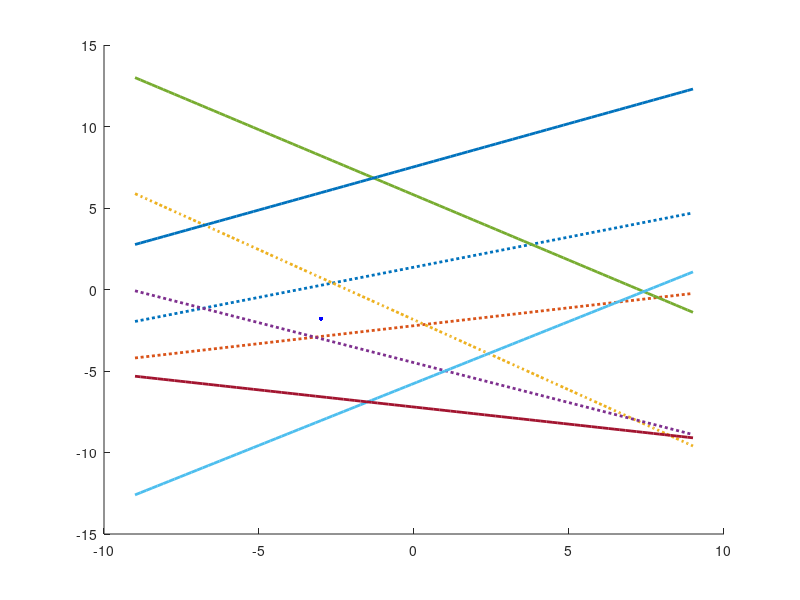

Source code (MATLAB): (Note: this script raises an error after producing the figure.)
clear;
clc;
close all;
rng default;
%% single stage simulation;
f_sim = [-3 -1.8];
number_of_lines = 8;
slope_cp = [0.37, 0.22, -0.86, -0.49, -0.80, 0.76, -0.21, 0.53];
offset_cp = [1.37, -2.22, -1.86, -4.49, 5.80, -5.76, -7.21, 7.53];
x = linspace(-9, 9);
l_cp = zeros(length(slope_cp), length(x));
Polyhedron_cp = zeros(4, 2);
figure_cp = figure;
hold on;
plot(f_sim(1), f_sim(2), '.b', 'markersize', 10);

for i = 1:number_of_lines
    l_cp(i, :) = slope_cp(i) * x + offset_cp(i);

    if i < 5
        plot(x, l_cp(i, :), ':', 'LineWidth', 2);
    else
        plot(x, l_cp(i, :), 'LineWidth', 2);
    end

end

Polyhedron_cp(1, :) = InterX([x; l_cp(1, :)], [x; l_cp(3, :)]);
Polyhedron_cp(2, :) = InterX([x; l_cp(1, :)], [x; l_cp(4, :)]);
Polyhedron_cp(3, :) = InterX([x; l_cp(2, :)], [x; l_cp(4, :)]);
Polyhedron_cp(4, :) = InterX([x; l_cp(2, :)], [x; l_cp(3, :)]);
pgon_cp = polyshape(Polyhedron_cp(:, 1), Polyhedron_cp(:, 2));
plot(pgon_cp, 'FaceColor', 'red', 'FaceAlpha', 0.1);
legend('$f$', 'L1', 'L2', 'L3', 'L4', 'L5', 'L6', 'L7', 'L8', 'Poly1', 'Interpreter', 'latex');
hold off;
saveas(gcf, 'CP.png')
%% ACP
pause(1);
close all;
slope_acp = [-0.80, 0.76, -1.81, 0.53, 0.53, -0.83, -2.25, 0.86];
offset_acp = [5.80, -5.76, -12.21, 7.53, 0.31, -3.30, -9.43, 0.34];
Polyhedron_acp1 = zeros(4, 2);
Polyhedron_acp2 = zeros(4, 2);
figure2_acp = figure;
hold on;
plot(f_sim(1), f_sim(2), '.b', 'markersize', 10);
l_acp = zeros(length(slope_acp), length(x));

for i = 1:number_of_lines
    l_acp(i, :) = slope_acp(i) * x + offset_acp(i);

    if i < 5
        plot(x, l_acp(i, :), ':', 'LineWidth', 2);
    else
        plot(x, l_acp(i, :), 'LineWidth', 2);
    end

end

Polyhedron_acp1(1, :) = InterX([x; l_acp(1, :)], [x; l_acp(2, :)]);
Polyhedron_acp1(2, :) = InterX([x; l_acp(2, :)], [x; l_acp(3, :)]);
Polyhedron_acp1(3, :) = InterX([x; l_acp(3, :)], [x; l_acp(4, :)]);
Polyhedron_acp1(4, :) = InterX([x; l_acp(4, :)], [x; l_acp(1, :)]);
pgon_acp1 = polyshape(Polyhedron_acp1(:, 1), Polyhedron_acp1(:, 2));
plot(pgon_acp1, 'FaceColor', 'blue', 'FaceAlpha', 0.1);
Polyhedron_acp2(1, :) = InterX([x; l_acp(5, :)], [x; l_acp(6, :)]);
Polyhedron_acp2(2, :) = InterX([x; l_acp(5, :)], [x; l_acp(7, :)]);
Polyhedron_acp2(4, :) = InterX([x; l_acp(6, :)], [x; l_acp(8, :)]);
Polyhedron_acp2(3, :) = InterX([x; l_acp(7, :)], [x; l_acp(8, :)]);
pgon_acp2 = polyshape(Polyhedron_acp2(:, 1), Polyhedron_acp2(:, 2));
plot(pgon_acp2, 'FaceColor', 'green', 'FaceAlpha', 0.5);
legend('$f$', 'L1', 'L2', 'L3', 'L4', 'L5', 'L6', 'L7', 'L8', 'Poly1', 'Poly2', 'Interpreter', 'latex');
hold off;
saveas(gcf, 'ACP.png')
